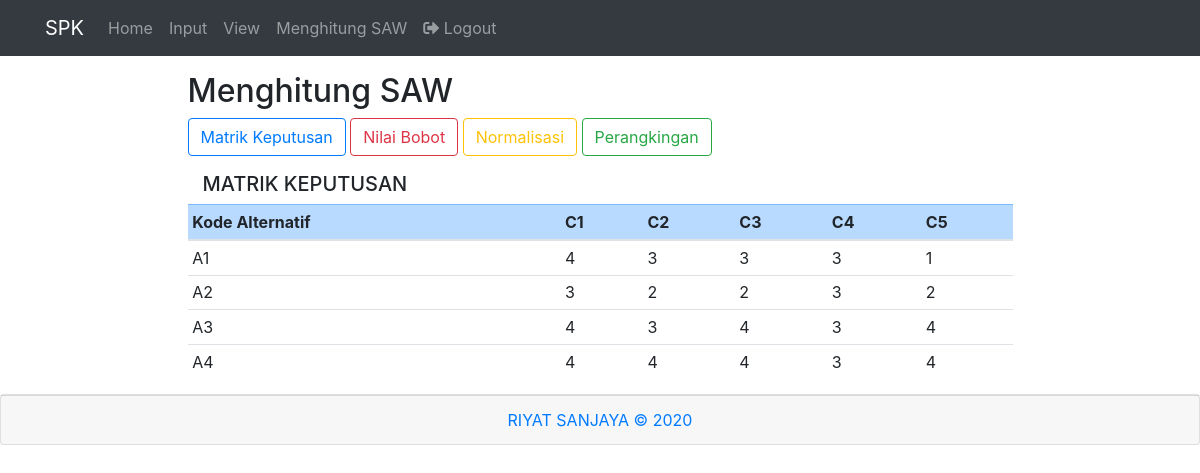
/menghitungsaw.php (signed in), run on the app's committed database.
### tables this page shows
CREATE TABLE `kreteria` (
  `kAlternatif` varchar(11) NOT NULL,
  `c1` int(11) NOT NULL,
  `c2` int(11) NOT NULL,
  `c3` int(11) NOT NULL,
  `c4` int(11) NOT NULL,
  `c5` int(11) NOT NULL
);

### menghitungsaw.php (the view, shortened to what this page needs)
<?php
require_once "koneksi.php";
$query = 'SELECT * FROM kreteria';
$result = mysqli_query($conn, $query);
?>
<?php require_once 'tampletes/header.php'; ?>
<div class="container">
  <div class="row justify-content-center">
    <div class="col-9 mt-3">
        <h2>Menghitung SAW</h2>
        <div class="tengah ">
            <a class="btn btn-outline-primary" href="matrikKeputusan.php">Matrik Keputusan</a>
            <a class="btn btn-outline-danger" href="nilaibobot.php">Nilai Bobot</a>
            <a class="btn btn-outline-warning" href="normalisasi.php">Normalisasi</a>
            <a class="btn btn-outline-success" href="perangkingan.php">Perangkingan</a>
        </div>
        <div class="col mt-3">
          <h5>MATRIK KEPUTUSAN</h5>
          </div>
        <table class="table table-sm mt-2">
        <thead class="table-primary">
            <tr>
            <th scope="col">Kode Alternatif</th>
            <th scope="col">C1</th>
            <th scope="col">C2</th>
            <th scope="col">C3</th>
            <th scope="col">C4</th>
            <th scope="col">C5</th>
            </tr>
        </thead>
        <tbody>
        <?php while ($row = mysqli_fetch_assoc($result)) : ?>
            <tr>
            <td><?= $row["kAlternatif"];?></td>
            <td><?= $row["c1"];?></td>
            <td><?= $row["c2"];?></td>
            <td><?= $row["c3"];?></td>
            <td><?= $row["c4"];?></td>
            <td><?= $row["c5"];?></td>
            </tr>
        <?php endwhile; ?>
        </tbody>
        </table>
    </div>
  </div>
</div>
<?php require_once 'tampletes/footer.php'; ?>

### css/style.css (style rules this page uses)
body { background-colorS: rgba(255, 255, 255, 0.918); }

### data on the page
kreteria: kAlternatif "A1", c1 "4", c2 "3", c3 "3", c4 "3", c5 "1"
kreteria: kAlternatif "A2", c1 "3", c2 "2", c3 "2", c4 "3", c5 "2"
kreteria: kAlternatif "A3", c1 "4", c2 "3", c3 "4", c4 "3", c5 "4"
kreteria: kAlternatif "A4", c1 "4", c2 "4", c3 "4", c4 "3", c5 "4"
